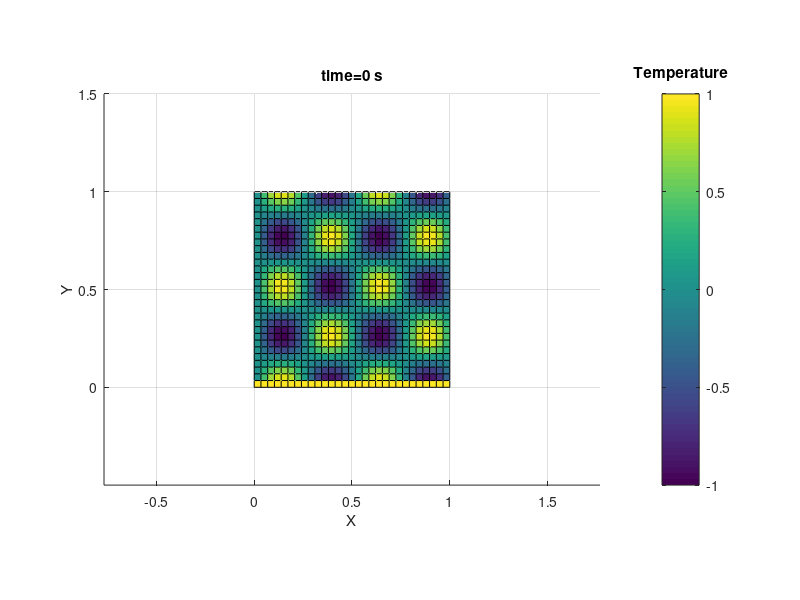
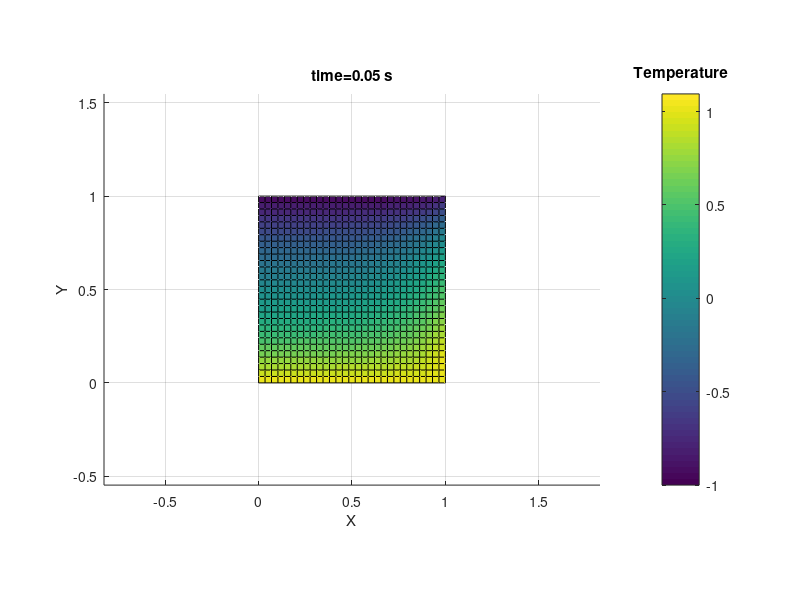
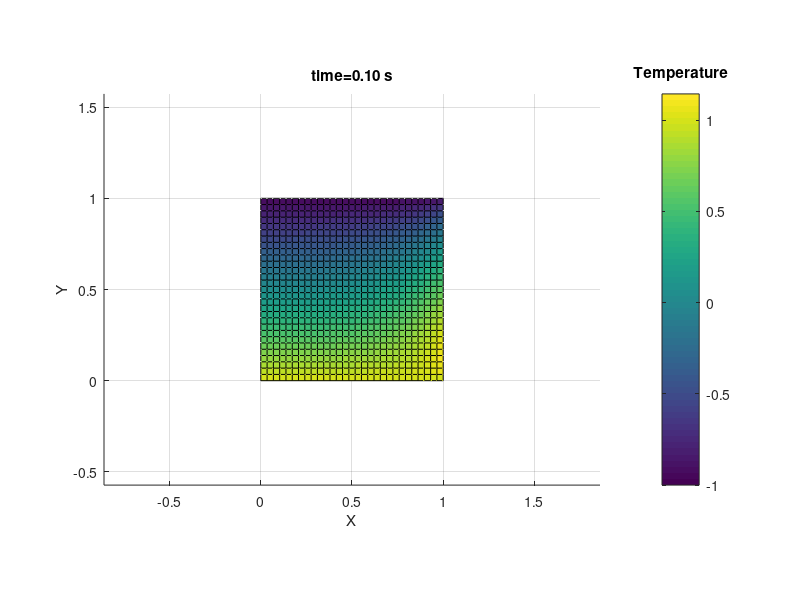
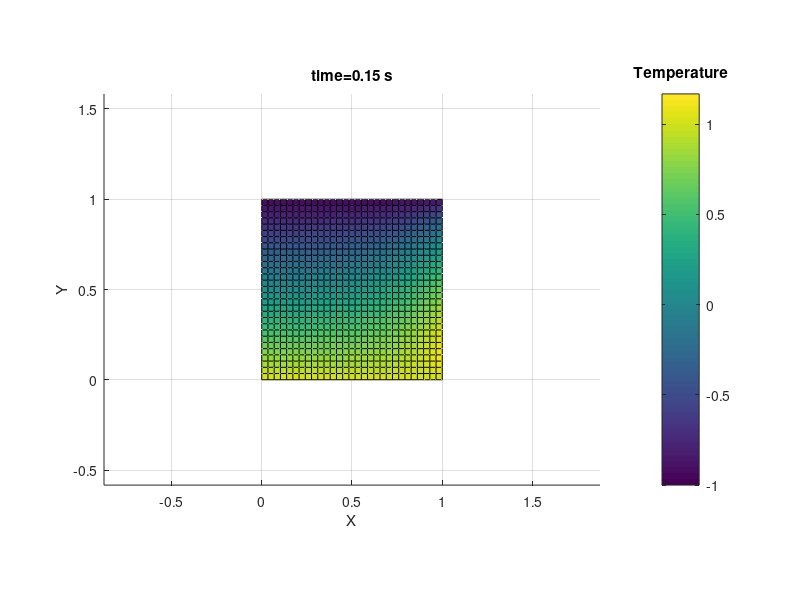

Reproduce these figures in MATLAB, in order.
% -------------------------------------------------------------------------
% This script calculates heat diffusion on a square domain using Mixed Boundary Conditions.
% -------------------------------------------------------------------------

clear all; clc; close all;

% Parameter definitions ---------------------------------------------------
N = 30; % numbers of nodes along both x and y directions
L = 1; % Length of square domain
alpha = 1;  % thermal diffusivity
dt = 0.0002; % time step
dx = L/N; % grid spacing in x direction
dy = dx; % grid spacing in y direction (same as x direction)
finalTime = 0.15; % final time given in the problem
M = int16(finalTime/dt); % number of time steps required

% Initialization ----------------------------------------------------------
% Solution Grid
x=linspace(0,L,N); 
y=linspace(0,L,N);
[X,Y]=meshgrid(x,y);
T = ones([size(X) M]); % all time steps are stored for demo purposes

% Initial Conditions (*@\label{code:q3_Neumann_IC_start}@*)
T(:,:,1) = sin(4*pi*X).*cos(4*pi*Y); % at (x,y,t=0) 

% Mixed boundary conditions (these could also be applied in the loop)
T(1,:,:) = 1;                                 % at (x,y=0,t)
T(end,:,:) = -1;                              % at (x,y=1,t) (*@\label{code:q3_Neumann_IC_end}@*)



% PDE Solution ------------------------------------------------------------(*@\label{code:q3_Neumann_solution_start}@*)
% Space: second order derivatives
% Time: explicit time marching, i.e, k+1 values are determined by k values
for k=1:M-1  % time step up to specified final time
    for i=2:length(y)-1 % x node step
        for j=2:length(x)-1 % y node step
            % Solving for temperature at next time step
            T(i,j,k+1) = ((((T(i,j+1,k)-2*T(i,j,k)+T(i,j-1,k))/dx^2)....
            +((T(i+1,j,k)-2*T(i,j,k)+T(i-1,j,k))/dy^2))*dt)+T(i,j,k);
        end        
    end
    T(1:end,1,k+1) = T(1:end,2,k);
    T(1:end,length(y),k+1) = T(1:end,length(y)-1,k+1) + 2*dx;
end %(*@\label{code:q3_Neumann_solution_end}@*)

% Visualization -----------------------------------------------------------
% Temperature distribution at t = 0
figure()
surf(x,y,T(:,:,1))
view(2)
axis('equal')
title('time=0 s')
h = colorbar();
title(h,'Temperature')
xlabel('X')
ylabel('Y')

% Temperature distribution at t = 0.05
figure()
surf(x,y,T(:,:,250))
view(2)
axis('equal')
title('time=0.05 s')
h = colorbar();
title(h,'Temperature')
xlabel('X')
ylabel('Y')


% Temperature distribution at t = 0.1
figure()
surf(x,y,T(:,:,500))
view(2)
axis('equal')
title('time=0.10 s')
h = colorbar();
title(h,'Temperature')
xlabel('X')
ylabel('Y')

% Temperature distribution at t = 0.15
figure()
surf(x,y,T(:,:,M))
view(2)
axis('equal')
title('time=0.15 s')
h = colorbar();
title(h,'Temperature')
xlabel('X')
ylabel('Y')
